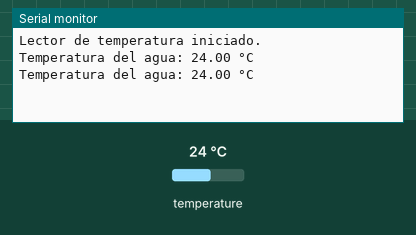
The sketch below on a simulated Arduino Uno, built with avr-gcc and run on an emulated ATmega328P. On the bench: the last lines printed to the serial monitor. The inputs (shaded band) are chosen by the test bench; at power-on: temperature 24 °C.

Above: at 3.3 s.
3.4 s: temperature set to 12 °C
At 5.5 s:
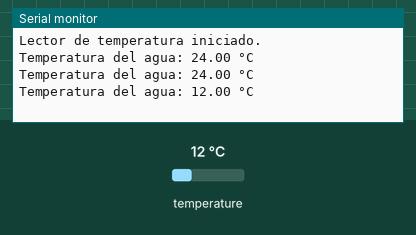
5.9 s: temperature set to 19 °C
At 7.0 s:
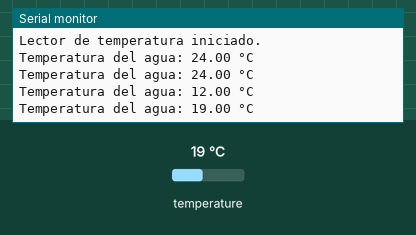
Timing chart, 0 to 8.9 s (numbered marks = the images above; inputs shaded):
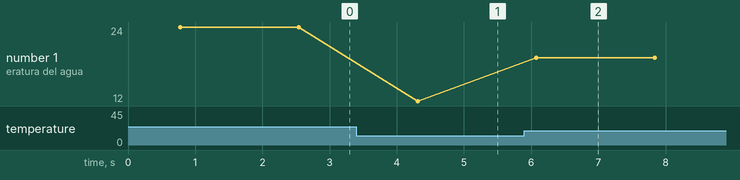

The sketch:

test_agua_temp.ino
```cpp
//Sensor de temperatura sumergible
#include <OneWire.h>
#include <DallasTemperature.h>

const int oneWireBus = 2;
OneWire oneWire(oneWireBus);
DallasTemperature sensors(&oneWire);

void setup() {
  Serial.begin(9600);
  sensors.begin();
  Serial.println("Lector de temperatura iniciado.");
}

void loop() {
  sensors.requestTemperatures();

  // Lee la temperatura en grados Celsius del primer sensor encontrado
  float temperaturaC = sensors.getTempCByIndex(0);

  // Verifica si el sensor está bien conectado
  if (temperaturaC == DEVICE_DISCONNECTED_C) {
    Serial.println("Error: No se pudo leer del sensor DS18B20. Revisa las conexiones.");
  } else {
    Serial.print("Temperatura del agua: ");
    Serial.print(temperaturaC);
    Serial.println(" °C");
  }
  delay(1000);
}
```

Measured:
- after the input at 3.4 s, the serial monitor: prints a new line after 0.91 s (image 1)
- after the input at 5.9 s, the serial monitor: prints a new line after 0.17 s (image 2)
- plotted number 1: 24 → 12 after the input at 3.4 s, 12 → 19 after the input at 5.9 s
